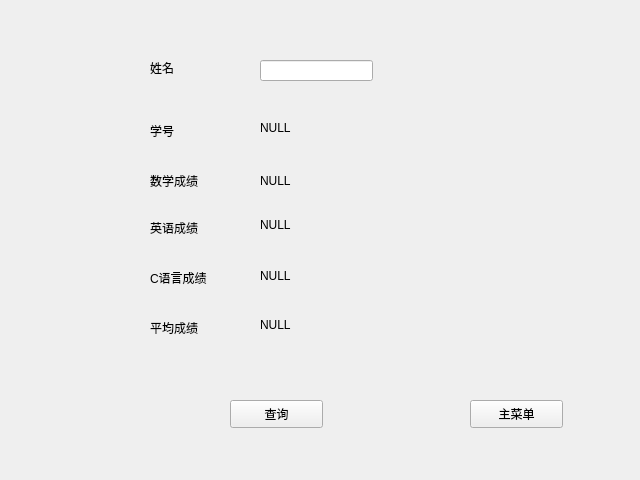
<?xml version="1.0" encoding="UTF-8"?>
<ui version="4.0">
 <class>SelectWidget</class>
 <widget class="QWidget" name="SelectWidget">
  <property name="geometry">
   <rect>
    <x>0</x>
    <y>0</y>
    <width>640</width>
    <height>480</height>
   </rect>
  </property>
  <property name="windowTitle">
   <string>Form</string>
  </property>
  <widget class="QPushButton" name="returnButton">
   <property name="geometry">
    <rect>
     <x>470</x>
     <y>400</y>
     <width>93</width>
     <height>28</height>
    </rect>
   </property>
   <property name="text">
    <string>主菜单</string>
   </property>
  </widget>
  <widget class="QLabel" name="idLabel">
   <property name="geometry">
    <rect>
     <x>150</x>
     <y>60</y>
     <width>72</width>
     <height>15</height>
    </rect>
   </property>
   <property name="text">
    <string>姓名</string>
   </property>
  </widget>
  <widget class="QLineEdit" name="idLineEdit">
   <property name="geometry">
    <rect>
     <x>260</x>
     <y>60</y>
     <width>113</width>
     <height>21</height>
    </rect>
   </property>
  </widget>
  <widget class="QLabel" name="nameLabel">
   <property name="geometry">
    <rect>
     <x>150</x>
     <y>120</y>
     <width>72</width>
     <height>21</height>
    </rect>
   </property>
   <property name="text">
    <string>学号</string>
   </property>
  </widget>
  <widget class="QLabel" name="showNameLabel">
   <property name="geometry">
    <rect>
     <x>260</x>
     <y>120</y>
     <width>111</width>
     <height>16</height>
    </rect>
   </property>
   <property name="text">
    <string>NULL</string>
   </property>
  </widget>
  <widget class="QLabel" name="mathLabel">
   <property name="geometry">
    <rect>
     <x>150</x>
     <y>170</y>
     <width>72</width>
     <height>21</height>
    </rect>
   </property>
   <property name="text">
    <string>数学成绩</string>
   </property>
  </widget>
  <widget class="QLabel" name="showMathLabel">
   <property name="geometry">
    <rect>
     <x>260</x>
     <y>170</y>
     <width>111</width>
     <height>21</height>
    </rect>
   </property>
   <property name="text">
    <string>NULL</string>
   </property>
  </widget>
  <widget class="QLabel" name="enLabel">
   <property name="geometry">
    <rect>
     <x>150</x>
     <y>220</y>
     <width>72</width>
     <height>15</height>
    </rect>
   </property>
   <property name="text">
    <string>英语成绩</string>
   </property>
  </widget>
  <widget class="QLabel" name="showEnLabel">
   <property name="geometry">
    <rect>
     <x>260</x>
     <y>215</y>
     <width>111</width>
     <height>20</height>
    </rect>
   </property>
   <property name="text">
    <string>NULL</string>
   </property>
  </widget>
  <widget class="QLabel" name="cLabel">
   <property name="geometry">
    <rect>
     <x>150</x>
     <y>270</y>
     <width>72</width>
     <height>15</height>
    </rect>
   </property>
   <property name="text">
    <string>C语言成绩</string>
   </property>
  </widget>
  <widget class="QLabel" name="showCLabel">
   <property name="geometry">
    <rect>
     <x>260</x>
     <y>265</y>
     <width>111</width>
     <height>21</height>
    </rect>
   </property>
   <property name="text">
    <string>NULL</string>
   </property>
  </widget>
  <widget class="QLabel" name="avgLabel">
   <property name="geometry">
    <rect>
     <x>150</x>
     <y>320</y>
     <width>72</width>
     <height>15</height>
    </rect>
   </property>
   <property name="text">
    <string>平均成绩</string>
   </property>
  </widget>
  <widget class="QLabel" name="showAvgLabel">
   <property name="geometry">
    <rect>
     <x>260</x>
     <y>315</y>
     <width>111</width>
     <height>20</height>
    </rect>
   </property>
   <property name="text">
    <string>NULL</string>
   </property>
  </widget>
  <widget class="QPushButton" name="selectButton">
   <property name="geometry">
    <rect>
     <x>230</x>
     <y>400</y>
     <width>93</width>
     <height>28</height>
    </rect>
   </property>
   <property name="text">
    <string>查询</string>
   </property>
  </widget>
 </widget>
 <resources/>
 <connections/>
</ui>
